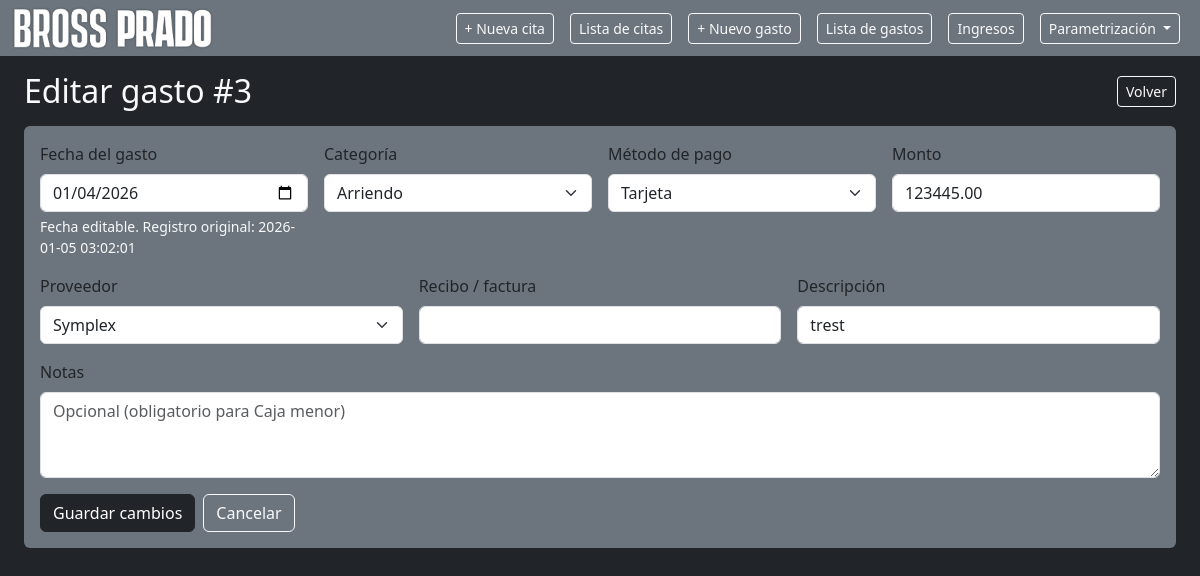
Page /expenses/3/edit on the committed database.
### app.py (models this page shows, shortened)
class Expense(db.Model):
    __tablename__ = "expenses"
    id = db.Column(db.Integer, primary_key=True)
    expense_date = db.Column(db.Date, nullable=False, default=date.today)
    created_at = db.Column(db.DateTime, nullable=False, default=datetime.utcnow)
    updated_at = db.Column(db.DateTime, nullable=False, default=datetime.utcnow, onupdate=datetime.utcnow)
    amount = db.Column(db.Numeric(12, 2), nullable=False)
    category = db.Column(db.String(80), nullable=False)
    payment_method = db.Column(db.String(40), nullable=False)
    vendor = db.Column(db.String(120), nullable=True)
    description = db.Column(db.String(255), nullable=False)
    receipt = db.Column(db.String(80), nullable=True)
    notes = db.Column(db.Text, nullable=True)
    is_void = db.Column(db.Boolean, nullable=False, default=False)

class ExpenseCategory(db.Model):
    __tablename__ = "expense_categories"
    id = db.Column(db.Integer, primary_key=True)
    name = db.Column(db.String(80), nullable=False, unique=True)
    is_active = db.Column(db.Boolean, default=True)

### app.py (the view, shortened to what this page needs)
@app.route("/expenses/<int:expense_id>/edit", methods=["GET", "POST"])
def expenses_edit(expense_id):
    exp = Expense.query.get_or_404(expense_id)
    return render_template(
        "expenses_edit.html",
        expense=exp,
        categories=[c.name for c in ExpenseCategory.query.filter_by(is_active=True).order_by(ExpenseCategory.name).all()],
        payment_methods=PAYMENT_METHODS,
        vendors=get_existing_vendors()
    )

### app.py (called while the page is built)
def get_existing_vendors():
    vendors = (
        db.session.query(Expense.vendor)
        .filter(Expense.vendor.isnot(None))
        .filter(Expense.vendor != "")
        .distinct()
        .order_by(Expense.vendor)
        .all()
    )
    return [v[0] for v in vendors]

### templates/expenses_edit.html (shortened to what this page needs)
{% extends "base.html" %}
{% block content %}
<div class="d-flex align-items-center justify-content-between flex-wrap gap-2">
  <h2 class="mb-0">Editar gasto #{{ expense.id }}</h2>
  <a class="btn btn-outline-light btn-sm" href="{{ url_for('expenses_list') }}">Volver</a>
</div>
<form method="post" class="card bg-secondary border-0 mt-3 p-3">
  <div class="row g-3">
    <div class="col-12 col-md-3">
      <label class="form-label">Fecha del gasto</label>
      <input type="date" name="expense_date" class="form-control"
             value="{{ expense.expense_date.strftime('%Y-%m-%d') }}" required>
      <div class="form-text text-light">Fecha editable. Registro original: {{ expense.created_at.strftime('%Y-%m-%d %H:%M:%S') }}</div>
    </div>
    <div class="col-12 col-md-3">
      <label class="form-label">Categoría</label>
      <select name="category" id="category" class="form-select" required>
        {% for c in categories %}
          <option value="{{ c }}" {% if expense.category == c %}selected{% endif %}>{{ c }}</option>
        {% endfor %}
      </select>
    </div>
    <div class="col-12 col-md-3">
      <label class="form-label">Método de pago</label>
      <select name="payment_method" class="form-select" required>
        {% for pm in payment_methods %}
          <option value="{{ pm }}" {% if expense.payment_method == pm %}selected{% endif %}>{{ pm }}</option>
        {% endfor %}
      </select>
    </div>
    <div class="col-12 col-md-3">
      <label class="form-label">Monto</label>
      <input type="number" name="amount" class="form-control"
             min="0"
             step="1"
             inputmode="numeric"
             pattern="[0-9]*"
             value="{{ expense.amount }}"
             required>
    </div>
    <div class="col-12 col-md-4">
      <label class="form-label">Proveedor</label>
      <select name="vendor" id="vendor" class="form-select">
        {% for v in vendors %}
          <option value="{{ v }}" {% if expense.vendor == v %}selected{% endif %}>{{ v }}</option>
        {% endfor %}
      </select>
    </div>
    <div class="col-12 col-md-4">
      <label class="form-label">Recibo / factura</label>
      <input type="text" name="receipt" class="form-control" value="{{ expense.receipt or '' }}">
    </div>
    <div class="col-12 col-md-4">
      <label class="form-label">Descripción</label>
      <input type="text" name="description" class="form-control" value="{{ expense.description }}" required>
    </div>
    <div class="col-12">
      <label class="form-label">Notas</label>
      <textarea name="notes" id="notes" class="form-control" rows="3" placeholder="Opcional (obligatorio para Caja menor)">{{ expense.notes or '' }}</textarea>
    </div>
  </div>
  <div class="d-flex gap-2 mt-3">
    <button class="btn btn-dark">Guardar cambios</button>
    <a class="btn btn-outline-light" href="{{ url_for('expenses_list') }}">Cancelar</a>
  </div>
</form>
{% endblock %}

### rows in the picture
Expense: id "3", expense_date "01/04/2026", created_at "2026-01-05 03:02:01", category "Arriendo", payment_method "Tarjeta", amount "123445.00", vendor "Symplex", description "trest"
